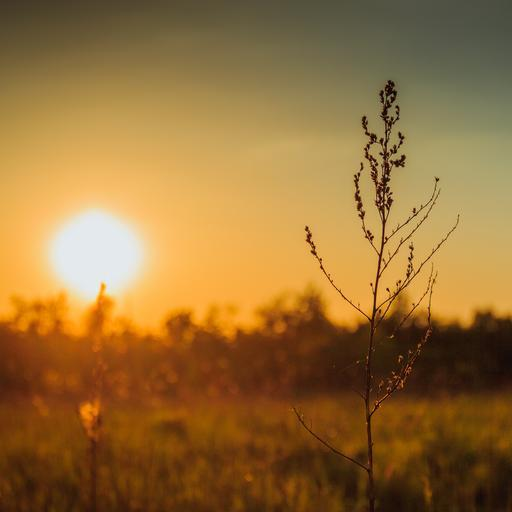
#> input picture kmeans/image.jpg, 512 x 512 px
$ python kmeans.py image.jpg
#> lines starting #> are read from the running program, lines starting #| are printed output that depends on the picture
import glob
import imageio
import cv2
import numpy as np
import sys
import os

n_clusters = 8
n_rodadas = 1

image = cv2.imread(sys.argv[1], cv2.IMREAD_COLOR)
#> image is the input picture: shape (512, 512, 3); mean B, G, R 57, 111.6, 150.5
rows, cols = image.shape[:2]
#> rows = 512; cols = 512

z = np.float32(image.reshape((-1, 3)))

criteria = (cv2.TERM_CRITERIA_EPS + cv2.TERM_CRITERIA_MAX_ITER, 10000, 1e-4)
flags = cv2.KMEANS_RANDOM_CENTERS

images = []

for i in range(10):
	compactness, label, centers = cv2.kmeans(z, n_clusters, None, criteria, n_rodadas, flags)
#> compactness = 133430471.9; centers = [[12.58, 126.1, 215.3], [78.53, 125.9, 143.3], [11.2, 64.4, 123.4], [214.9, 227.7, 232.2], [64.8, 90.24, 96.15], [87.12, 178.3, 237.5], [94.58, 162.2, 193.4], [10.88, 35.58, 66.92]]
	centers = np.uint8(centers)
#> centers = [[12, 126, 215], [78, 125, 143], [11, 64, 123], [214, 227, 232], [64, 90, 96], [87, 178, 237], [94, 162, 193], [10, 35, 66]]
	restored = centers[label.flatten()].reshape((image.shape))
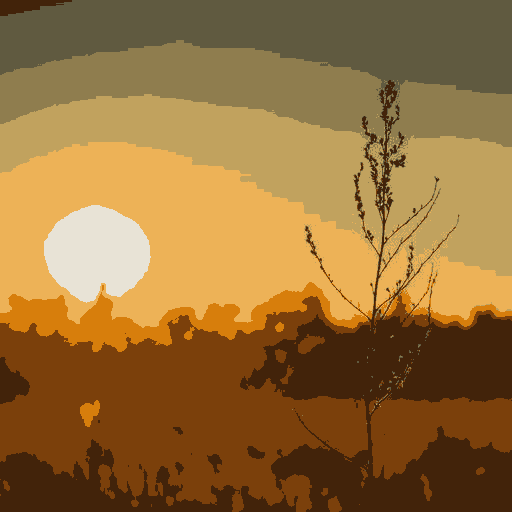
#> restored: shape (512, 512, 3); mean B, G, R 56.6, 111.2, 150.1
	path = f"tmp-{i}.jpg"
	cv2.imwrite(path, restored)
	images.append(imageio.imread(path))
	cv2.destroyAllWindows()

assert len(images) == 10

imageio.mimsave('./kmeans.gif', images)

tmp = glob.glob('tmp*')
for path in tmp:
	os.remove(path)
